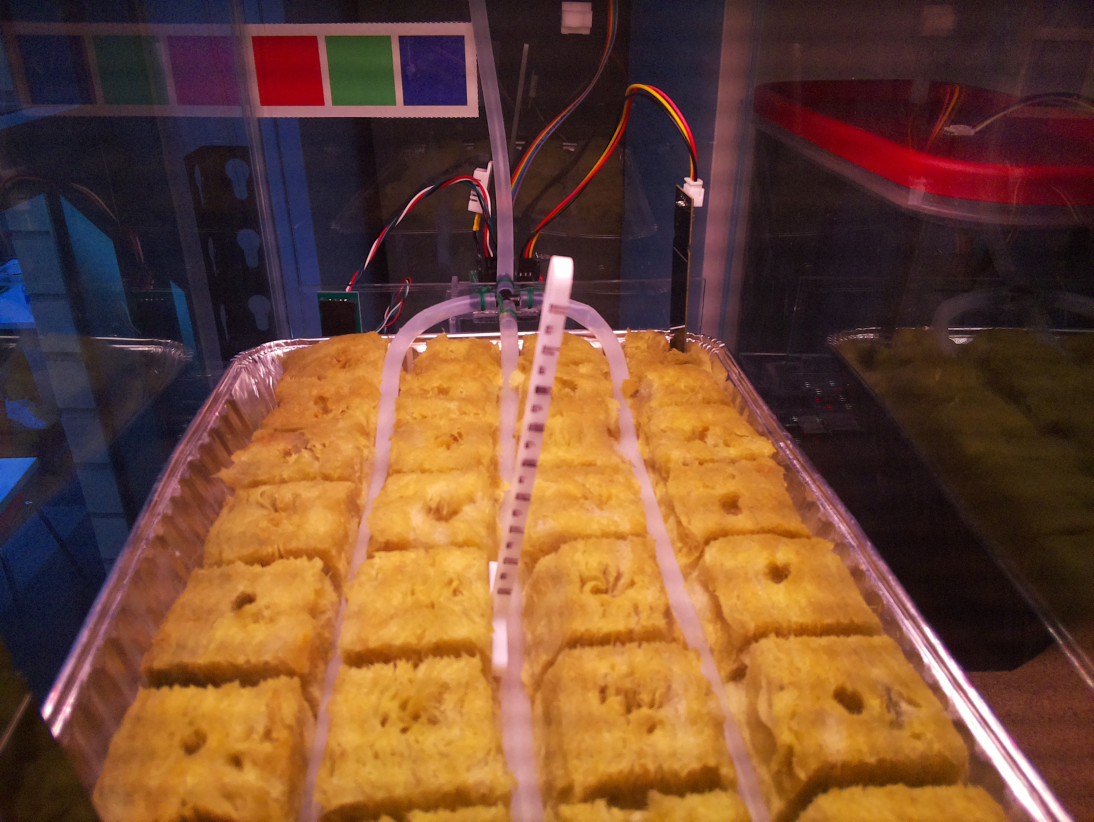
#> input picture computer_vision/images/measure_ref_image.jpg, 3280 x 2464 px (shown at 1/3 size)
$ python filterColor.py images/measure_ref_image.jpg
#> lines starting #> are read from the running program, lines starting #| are printed output that depends on the picture
### computer_vision/cv_utils.py
import numpy as np
import cv2

win_max_dimensions = {}
win_scale = {}

def imageScale(wname): return win_scale[wname]

# [4 lines left out: function print_clicks, not called in this run]

def createWindow(wname='image', width=500, height=500, x0=0, y0=0,
                 mouse_callback=print_clicks, callback_data=None):
    global win_max_dimensions

    cv2.namedWindow(wname, cv2.WINDOW_NORMAL)
    cv2.resizeWindow(wname, width, height)
    win_max_dimensions[wname] = float(max(width, height))
    cv2.moveWindow(wname, x0, y0)
    cv2.setMouseCallback(wname, mouse_callback, (callback_data or wname))

# Reduce max dimension to 600, o/w display is really lagging
def _showImage(wname, image):
    global win_scale

    scale = max(image.shape[0]/win_max_dimensions[wname],
                image.shape[1]/win_max_dimensions[wname])
    win_scale[wname] = scale
    disp_img = cv2.resize(image, (int(image.shape[1]/scale),
                                  int(image.shape[0]/scale)))
    cv2.imshow(wname, disp_img)

def showImage(wname, image):
    _showImage(wname, image)
    cv2.waitKey(1)

def showImageWait(wname, image, wait_time=-1):
    _showImage(wname, image)
    return cv2.waitKey(wait_time) & 0xFF

def readImage(filename):
#> called with filename = 'images/measure_ref_image.jpg'
    image = cv2.imread(filename)
#> image is the input picture: shape (2464, 3280, 3); mean B, G, R 50.6, 72.9, 112.6
    if (not isinstance(image, np.ndarray)):
        raise Exception("File not found: %s" %filename)
    return image

# [27 lines left out: functions writeImage, readMask, writeMask, overlayMask, not called in this run]

### computer_vision/filterColor.py
#!/usr/bin/env python
import numpy as np
import cv2, sys
from computer_vision.cv_utils import *
import argparse

wait_time = 100

def noop(dummy): pass

class Filter:
    # Range is (name, min, max, min0, max0) (last 2 are optional)
    ranges = None
    transform_type = None

    def __init__(self, range1, range2, range3, transform_type=None):
        self.transform_type = transform_type
        self.ranges = []
        self.ranges.append(range1)
        self.ranges.append(range2)
        self.ranges.append(range3)
        for i in range(3):
            if (len(self.ranges[i]) == 3):
                self.ranges[i] += self.ranges[i][1:3]

    def transform (self, image):
        return (image if not self.transform_type else
                cv2.cvtColor(image, self.transform_type))

filtersG = {'BGR' : Filter(['B', 0, 255], ['G', 0, 255], ['R', 0, 255]),
            'HSV' : Filter(['H', 0, 200, 0, 179], ['S', 0, 255], ['V', 0, 255],
                           cv2.COLOR_BGR2HSV),
            'LAB' : Filter(['L', 0, 255], ['A', 0, 255], ['B', 0, 255],
                           cv2.COLOR_BGR2LAB),
            'LUV' : Filter(['L', 0, 255], ['U', 0, 255], ['V', 0, 255],
                           cv2.COLOR_BGR2LUV),
            'XYZ' : Filter(['X', 0, 255], ['Y', 0, 255], ['Z', 0, 255],
                           cv2.COLOR_BGR2XYZ),
            'YCrCb' : Filter(['Y', 16, 235], ['Cr', 16, 250], ['Cb', 16, 240],
                           cv2.COLOR_BGR2YCrCb),
            'YUV' : Filter(['Y', 0, 255], ['U', 0, 255], ['V', 0, 255],
                           cv2.COLOR_BGR2YUV),
            }

# Transform a BGR image into another image, depending on the color_space
# [6 lines left out: function transformFromBGR, not called in this run]

# Interactive GUI to set color space parameters to mask out certain portions
def filterImage(image, color_space='BGR', width=500, height=500):
#> called with color_space = 'BGR', width = 750, height = 750
    global filtersG

    wname = color_space + ' filter'
    createWindow(wname, width, height)

    if (not color_space in filtersG.keys()):
        print("ERROR: Unknown filter: %s" %color_space)
        exit()

    filter = filtersG[color_space]
    suffixes = ['_min', '_max']
    for r in range(3):
        name = filter.ranges[r][0]
        for i in range(2):
            cv2.createTrackbar(name+suffixes[i], wname,
                           filter.ranges[r][1], filter.ranges[r][2], noop)
            cv2.setTrackbarPos(name+suffixes[i], wname, filter.ranges[r][3+i])

    rVals = [[0,0] for _ in range(3)]
    for i in range(3):
        rVals[i] = filter.ranges[i][3:5]
    pVals = [[0,0] for _ in range(3)]

    trans_image = filter.transform(image)

    while True:
        for r in range(3):
            name = filter.ranges[r][0]
            for i in range(2):
                rVals[r][i] = cv2.getTrackbarPos(name+suffixes[i], wname)

        if (np.sum(np.abs(np.subtract(rVals, pVals))) > 0):
            for r in range(3):
                for i in range(2): pVals[r][i] = rVals[r][i]

            mask = createMask(trans_image, rVals, color_space)
#> in createMask, `mask = cv2.inRange(image, lower, upper)`: mask: shape (2464, 3280); every value is 255
            output = cv2.bitwise_and(image, image, mask=mask)
            showImage(wname, output)
#> in _showImage, `disp_img = cv2.resize(image, (int(image.shape[1]/scale), int(image.sha..`:
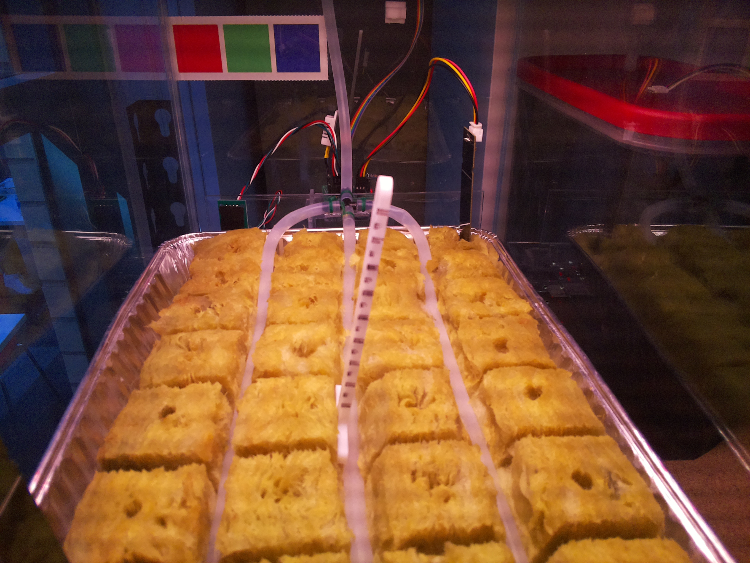
#> disp_img: shape (563, 750, 3); mean B, G, R 50.5, 72.8, 112.5

        if (cv2.waitKey(wait_time) & 0xFF == ord('q')):
#> (key q is pressed here)
            cv2.destroyWindow(wname)
            return (rVals, mask)

# Text-based approach to set color space parameters
# [36 lines left out: function filterImageText, not called in this run]

# Create a single channel mask, with same dimensions as 'image'.
# 'rVals' is a list of pais, where each pair is the lower/upper bound
# on one of the channels of the color_space
def createMask(image, rVals, color_space):
    if (color_space == 'HSV'):
        mask = createMaskHSV(image, rVals)
    else:
        lower = np.array([v[0] for v in rVals])
        upper = np.array([v[1] for v in rVals])
        mask = cv2.inRange(image, lower, upper)
    return mask

# Special for HSV - allows for wrapping around color circle
#  (anything above 179 wraps to 0)
# Is called by createMask, so no need to call it on its own
# [16 lines left out: function createMaskHSV, not called in this run]

if __name__ == '__main__':
    parser = argparse.ArgumentParser(description = "filter color")
    parser.add_argument('image', help="image file")
    parser.add_argument('-f', '--filter', help="filter type (e.g., 'HSV', 'LAB'",
                        default='BGR')
    parser.add_argument('-n', '--nosliders', action='store_true',
                        help='use text-based interaction')
    args = parser.parse_args()

    image = readImage(args.image)
    filter, mask = (filterImageText(image, args.filter) if args.nosliders else
                    filterImage(image, args.filter, 750, 750))
#> filter = [[0, 255], [0, 255], [0, 255]]
    print(filter)
#| [[0, 255], [0, 255], [0, 255]]
